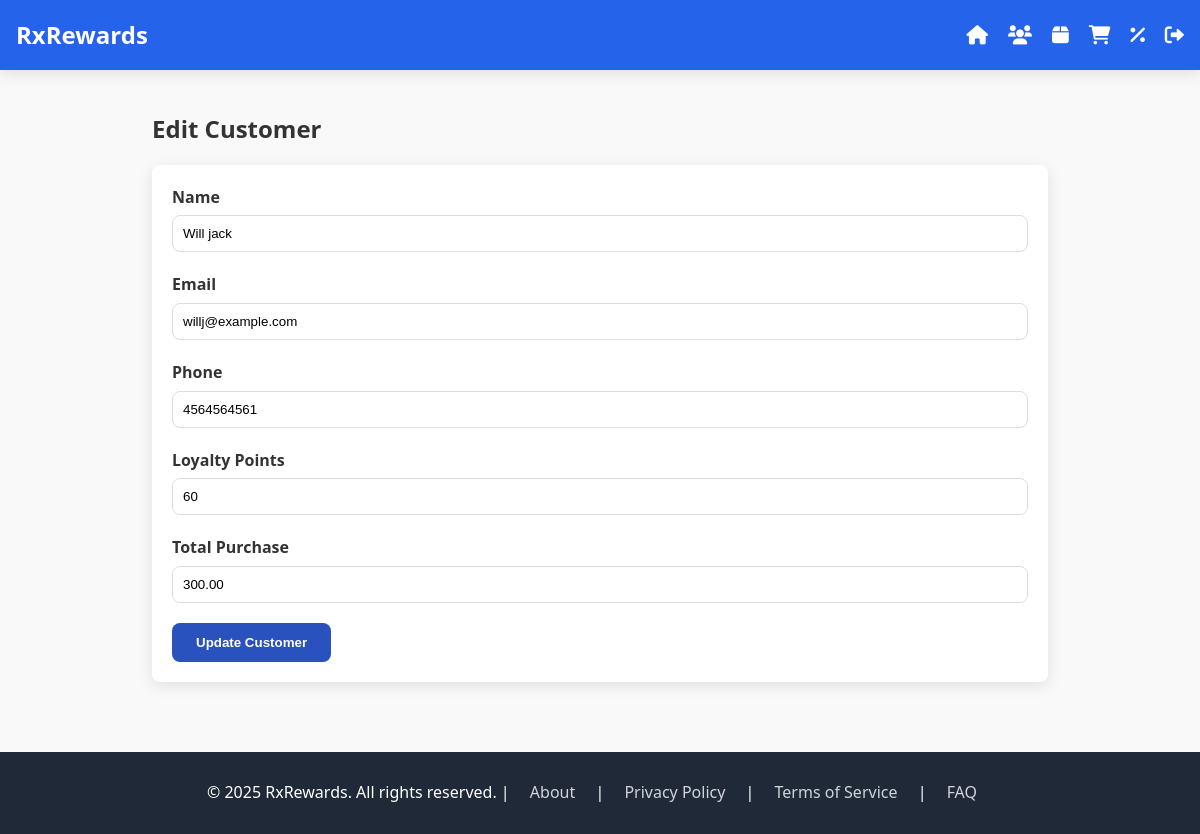
/edit_customer/ef718fd0 (signed in), run on the app's committed database.
### tables this page shows
CREATE TABLE Customer (
            CustomerID TEXT PRIMARY KEY,
            Name TEXT NOT NULL,
            Email TEXT,
            Phone TEXT,
            LoyaltyPoints INTEGER DEFAULT 0,
            TotalPurchase REAL DEFAULT 0.0
        );

### app.py (the view)
    def wrap(*args, **kwargs):
        if not session.get("logged_in"):
            return redirect(url_for("login"))
        return f(*args, **kwargs)

### app.py (called while the page is built, shortened)
def login_required(f):
    def wrap(*args, **kwargs):
        if not session.get("logged_in"):
            return redirect(url_for("login"))
        return f(*args, **kwargs)
    wrap.__name__ = f.__name__
    return wrap

@app.route("/edit_customer/<customer_id>", methods=["GET", "POST"])
@login_required
def edit_customer(customer_id):
    db = get_db()
    customer = db.execute(
        "SELECT * FROM Customer WHERE CustomerID = ?", (customer_id,)
    ).fetchone()
    if not customer:
        flash("Customer not found!", "error")
        return redirect(url_for("customers"))
    return render_template("edit_customer.html", customer=customer)

### database.py (called while the page is built)
def get_db():
    conn = sqlite3.connect("rxrewards.db")
    return conn

### templates/edit_customer.html (shortened to what this page needs)
{% extends 'base.html' %} {% block content %}
<section class="container">
	<h2 class="text-2xl font-bold mb-4">Edit Customer</h2>
	<div class="form">
		<form method="POST">
			<div class="form-group">
				<label for="name">Name</label>
				<input
					type="text"
					name="name"
					id="name"
					value="{{ customer[1] }}"
					required
				/>
			</div>
			<div class="form-group">
				<label for="email">Email</label>
				<input
					type="email"
					name="email"
					id="email"
					value="{{ customer[2] }}"
					required
				/>
			</div>
			<div class="form-group">
				<label for="phone">Phone</label>
				<input
					type="text"
					name="phone"
					id="phone"
					value="{{ customer[3] }}"
					required
				/>
			</div>
			<div class="form-group">
				<label for="loyalty_points">Loyalty Points</label>
				<input
					type="number"
					name="loyalty_points"
					id="loyalty_points"
					value="{{ customer[4] }}"
					required
				/>
			</div>
			<div class="form-group">
				<label for="total_purchase">Total Purchase</label>
				<input
					type="number"
					step="0.01"
					name="total_purchase"
					id="total_purchase"
					value="{{ '%.2f'|format(customer[5]) }}"
					required
				/>
			</div>
			<button type="submit" class="btn bg-blue-600 hover:bg-blue-700">
				Update Customer
			</button>
		</form>
	</div>
</section>
{% endblock %}

### static/style.css (style rules this page uses)
:root { --primary-color: #2a52be; --secondary-color: #6d83c4; --text-color: #333; --light-bg: #f9f9f9; --border-radius: 8px; --box-shadow: 0 4px 15px rgba(0, 0, 0, 0.1); }
* { margin: 0; padding: 0; box-sizing: border-box; }
body { font-family: "Segoe UI", Tahoma, Geneva, Verdana, sans-serif; line-height: 1.6; color: var(--text-color); background-color: var(--light-bg); display: flex; flex-direction: column; min-height: 100vh; }
.container { width: 90%; max-width: 1200px; margin: 0 auto; padding: 20px; }
.bg-blue-600 { background-color: #2563eb; }
.mb-4 { margin-bottom: 1rem; }
.text-2xl { font-size: 1.5rem; }
.font-bold { font-weight: 700; }
.btn { display: inline-block; padding: 12px 24px; border-radius: var(--border-radius); font-weight: 600; cursor: pointer; border: none; background-color: var(--primary-color); color: #fff; text-decoration: none; transition: background-color 0.3s ease; }
.form { background-color: #fff; padding: 20px; border-radius: var(--border-radius); box-shadow: var(--box-shadow); margin-bottom: 30px; }
.form-group { margin-bottom: 20px; }
.form-group label { display: block; margin-bottom: 5px; font-weight: 600; }
.form-group input { width: 100%; padding: 10px; border: 1px solid #ddd; border-radius: var(--border-radius); }

### data on the page
Customer: name "Will jack", email "willj@example.com", phone "4564564561", loyalty_points "60", total_purchase "300.00"
